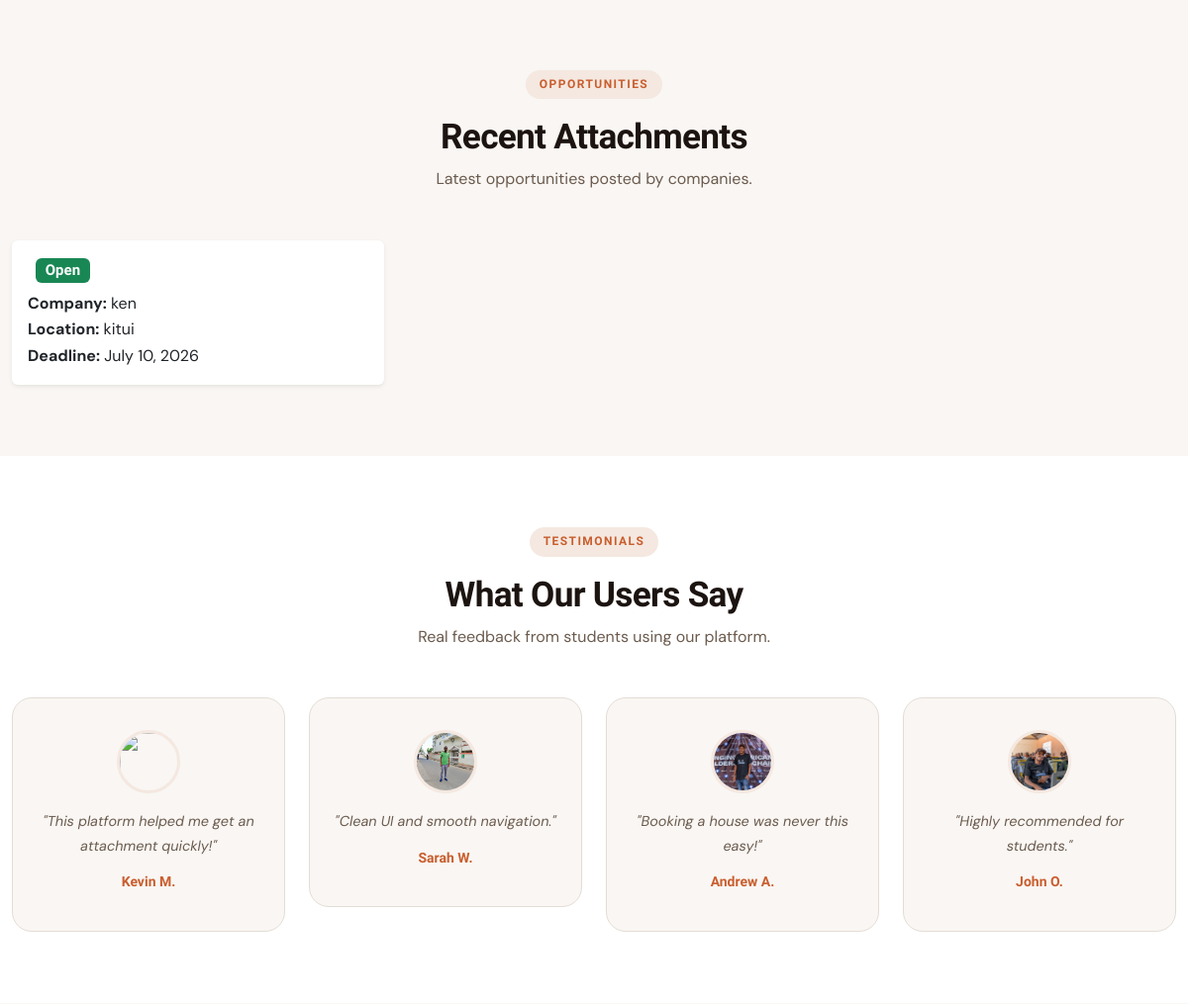
The app's page / (middle part), older data.
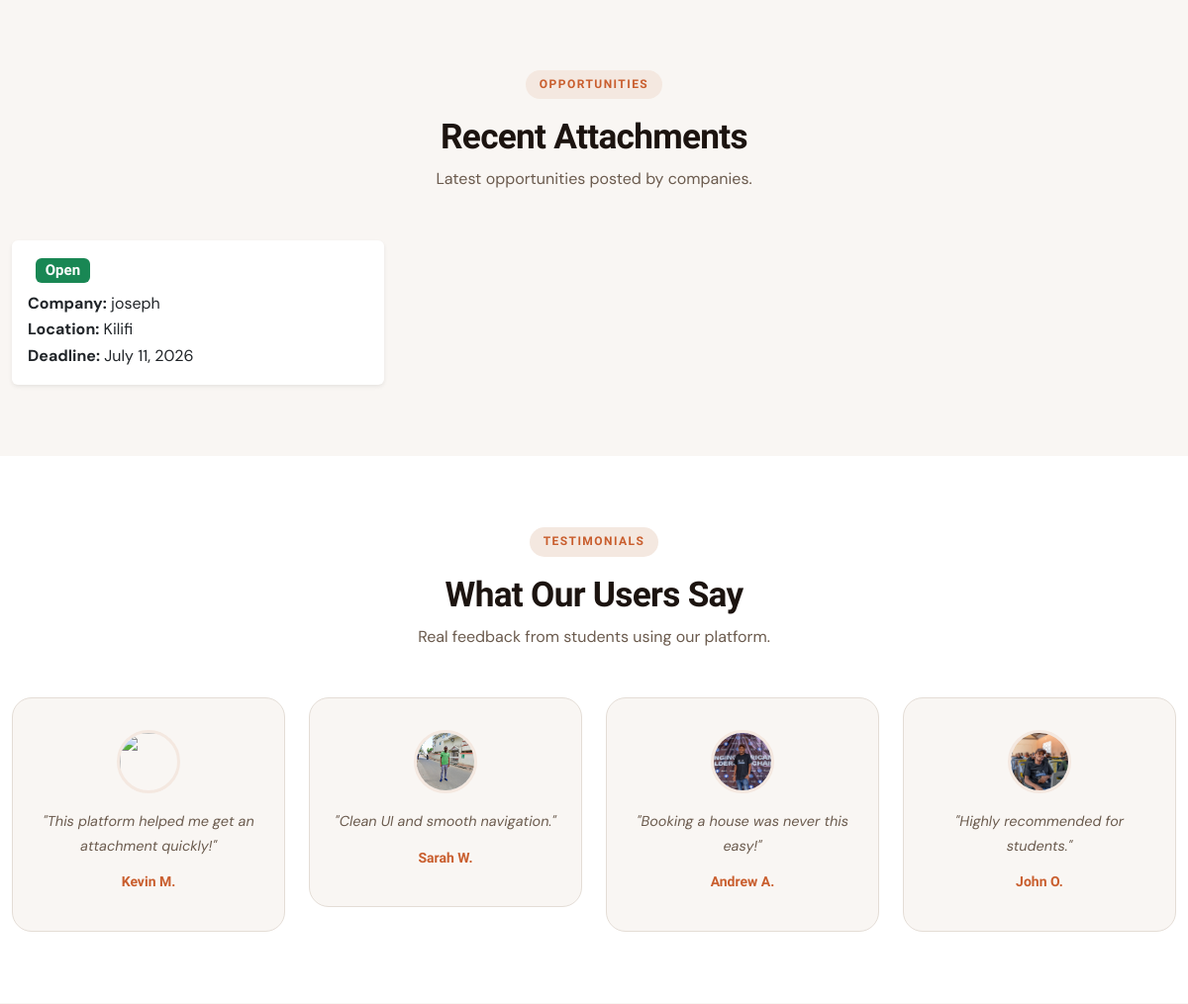
The same page, newer data.
### opportunities/models.py (models this page shows, shortened)
class AttachmentPost(models.Model):
    company = models.ForeignKey(Company, on_delete=models.CASCADE)
    email = models.EmailField()
    location = models.CharField(max_length=25)
    description = models.CharField(max_length=255)
    slots = models.IntegerField()
    application_link = models.URLField(help_text="Link to the application page.")
    application_deadline = models.DateField(null=True, blank=True)
    post_type = models.CharField(max_length=30, choices=[('attachment', 'Attachment'),('internship','Internship')])
    created_at = models.DateTimeField(auto_now_add=True)

### accounts/models.py (models this page shows, shortened)
class Company(models.Model):
    user = models.OneToOneField(CustomUser, on_delete=models.CASCADE)
    name = models.CharField(max_length= 255)
    email  = models.EmailField()
    phone_number = PhoneNumberField(region='KE')
    location = models.CharField(max_length= 255)
    def __str__(self):
        return self.user.username

class CustomUser(AbstractUser):
    ROLE_CHOICES = (
        ('attachee', 'Attachee'),
        ('company', 'Company'),
        ('landlord', 'Landlord')
    )
    role = models.CharField(max_length=10, choices=ROLE_CHOICES)
    email = models.EmailField(unique=True)
    email_verified = models.BooleanField(default=False, )
    otp = models.CharField(max_length=6, blank=True, null=True)
    otp_created_at = models.DateTimeField(null=True, blank=True)
    otp_last_sent = models.DateTimeField(null=True, blank=True)
    USERNAME_FIELD = 'email'
    REQUIRED_FIELDS = ['username']

### accounts/views.py (the view, shortened to what this page needs)
# urls.py: path('', views.home, name= 'home'),
def home(request):
    featured_houses = House.objects.all().order_by('?')[:8]
    recent_attachments = AttachmentPost.objects.order_by('-id')[:6]
    testimonials = Testimonials.objects.all()[:5]
    query = request.GET.get('q')
    if query:
        applications = Attachee.objects.filter(name__icontains=query)
    else:
        applications = Attachee.objects.all()
    form = FeedbackForm()
    return render(request, 'home.html',{
        'form': form,
        'applications': applications,
        'featured_houses': featured_houses,
        'recent_attachments': recent_attachments,
        'testimonials': testimonials
        })

### templates/home.html (shortened to what this page needs)
{% extends "base.html" %}
{% load static %}
{% block content %}
<section id="opportunities" class="section-block">
    <div class="container">
        <div class="section-header text-center mb-5">
            <span class="section-badge">Opportunities</span>
            <h2 class="fw-bold mt-3">Recent Attachments</h2>
            <p class="text-soft">
                Latest opportunities posted by companies.
            </p>
        </div>
        <div class="row g-4">
            {% for att in recent_attachments %}
            <div class="col-md-4">
                <div class="card h-100 border-0 shadow-sm">
                    <div class="card-body">
                        <h5 class="fw-bold">
                            <span class="badge bg-success ms-2">Open</span>
                        </h5>
                        <p><strong>Company:</strong> {{ att.company }}</p>
                        <p><strong>Location:</strong> {{ att.location }}</p>
                        <p><strong>Deadline:</strong> {{ att.application_deadline|date:"F d, Y" }}</p>
                    </div>
                </div>
            </div>
            {% endfor %}
        </div>
    </div>
</section>
<section id="testimony" class="section-block testimonial-section text-center">
    <div class="container">
        <div class="section-header mb-5">
            <span class="section-badge">Testimonials</span>
            <h2 class="fw-bold mt-3">What Our Users Say</h2>
            <p class="text-soft  mx-auto" style="max-width:700px;">
                Real feedback from students using our platform.
            </p>
        </div>
        <div class="row g-4 justify-content-center">
            <div class="col-md-6 col-lg-3">
                <div class="testimonial-card">
                    <img src="{% static 'images/kevin.jpg' %}" alt="">
                    <p class="testimonial-text">
                        "This platform helped me get an attachment quickly!"
                    </p>
                    <h6 class="testimonial-name">Kevin M.</h6>
                </div>
            </div>
            <div class="col-md-6 col-lg-3">
                <div class="testimonial-card">
                    <img src="{% static 'images/sarah.jpg' %}" alt="">
                    <p class="testimonial-text">
                        "Clean UI and smooth navigation."
                    </p>
                    <h6 class="testimonial-name">Sarah W.</h6>
                </div>
            </div>
            <div class="col-md-6 col-lg-3">
                <div class="testimonial-card">
                    <img src="{% static 'images/andrew.jpg' %}" alt="">
                    <p class="testimonial-text">
                        "Booking a house was never this easy!"
                    </p>
                    <h6 class="testimonial-name">Andrew A.</h6>
                </div>
            </div>
            <div class="col-md-6 col-lg-3">
                <div class="testimonial-card">
                    <img src="{% static 'images/john.jpg' %}" alt="">
                    <p class="testimonial-text">
                        "Highly recommended for students."
                    </p>
                    <h6 class="testimonial-name">John O.</h6>
                </div>
            </div>
        </div>
    </div>
</section>
{% endblock %}

### templates/base.html (shortened to what this page needs)
{% load static %}
<!DOCTYPE html>
<html lang="en">
<head>
    <link href="https://cdn.jsdelivr.net/npm/bootstrap@5.3.3/dist/css/bootstrap.min.css" rel="stylesheet">
    <link rel="stylesheet"
          href="https://cdnjs.cloudflare.com/ajax/libs/font-awesome/6.5.2/css/all.min.css">
    <link href="https://unpkg.com/aos@2.3.1/dist/aos.css" rel="stylesheet">
    <link rel="stylesheet" href="{% static 'css/main.css' %}">
</head>
<body>
<main class="main-content">
    {% block content %}{% endblock %}
</main>
</body>
</html>

### static/css/main.css (style rules this page uses)
:root { --primary: #C95E2E; --primary-light: #F4E8E0; --primary-dark: #8F3E18; --accent: #2E7DC9; --accent-light: #E0EEF8; --surface: #FFFFFF; --surface-2: #F9F6F3; --surface-3: #F0EBE5; --border: #E4DDD6; --border-strong: #C9BEAF; --text-primary: #1C1410; --text-secondary: #6B5B4E; --text-muted: #A0887A; --success: #1A7A4A; --success-bg: #E6F4ED; --warning: #A06800; --warning-bg: #FFF4D6; --danger: #B52B2B; --danger-bg: #FBEAEA; --info: #1860A8; --info-bg: #E6EFF9; --radius-sm: 4px; --radius-md: 8px; --radius-lg: 14px; --radius-xl: 20px; --radius-pill: 999px; --shadow-sm: 0 1px 3px rgba(28,20,16,0.07), 0 1px 2px rgba(28,20,16,0.05); --shadow-md: 0 4px 12px rgba(28,20,16,0.09), 0 2px 6px rgba(28,20,16,0.06); --shadow-lg: 0 12px 32px rgba(28,20,16,0.12), 0 4px 12px rgba(28,20,16,0.07); --nav-height: 68px; --sidebar-w: 240px; --font-display: 'Sora', sans-serif; --font-body: 'DM Sans', sans-serif; }
*, *::before, *::after { box-sizing: border-box; margin: 0; padding: 0; }
html { scroll-behavior: smooth; font-size: 16px; }
body { font-family: var(--font-body); font-size: 1rem; line-height: 1.65; color: var(--text-primary); background: var(--surface-2); -webkit-font-smoothing: antialiased; transition: background 0.3s, color 0.3s; }
h1, h2, h3, h4, h5, h6 { font-family: var(--font-display); font-weight: 700; line-height: 1.25; color: var(--text-primary); }
img { max-width: 100%; display: block; }
p { margin-bottom: 0; }
.main-content { min-height: calc(100vh - var(--nav-height)); padding-top: var(--nav-height); }
.section-block { padding: 72px 0; }
.section-header .section-badge { display: inline-block; background: var(--primary-light); color: var(--primary); font-size: 0.75rem; font-weight: 600; text-transform: uppercase; letter-spacing: 0.12em; padding: 0.3rem 0.85rem; border-radius: var(--radius-pill); font-family: var(--font-display); }
.section-header h2 { font-size: clamp(1.6rem, 3vw, 2.2rem); letter-spacing: -0.02em; margin-top: 0.75rem; }
.section-header .text-soft, .text-soft { color: var(--text-secondary) !important; }
.testimonial-section { background: var(--surface); }
.testimonial-card { background: var(--surface-2); border: 1px solid var(--border); border-radius: var(--radius-xl); padding: 2rem 1.5rem; text-align: center; position: relative; transition: transform 0.2s, box-shadow 0.2s; }
.testimonial-card img { width: 64px; height: 64px; border-radius: 50%; object-fit: cover; margin: 0 auto 1rem; border: 3px solid var(--primary-light); }
.testimonial-text { font-size: 0.9rem; color: var(--text-secondary); font-style: italic; line-height: 1.7; margin-bottom: 1rem; }
.testimonial-name { font-family: var(--font-display); font-size: 0.875rem; font-weight: 600; color: var(--primary); }
.container { max-width: 1200px; }
.badge { font-family: var(--font-display); }

Row changes from the older to the newer data that the page shows:
removed AttachmentPost: company "ken", location "kitui", application_deadline "July 10, 2026"
added AttachmentPost: company "joseph", location "Kilifi", application_deadline "July 11, 2026"
